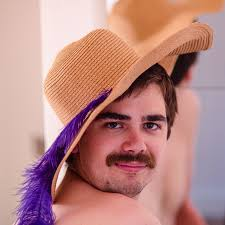
#> input picture images/leno.jpg, 225 x 225 px, found by its file name
$ python ft.py
#> lines starting #> are read from the running program, lines starting #| are printed output that depends on the picture
import skimage.io as io
import matplotlib.pyplot as plt
import scipy.ndimage as ndi
import numpy as np
from mpl_toolkits.mplot3d import Axes3D
from skimage.exposure import equalize_hist,histogram

def main():
    plt.close('all')
    x=np.float64(io.imread('images/leno.jpg'))
    # [4 lines of commented-out code are left out]
    X=np.fft.fft2(x)
    X=np.fft.fftshift(X)
    plt.figure(1)
    plt.subplot(1,3,1)
    plt.imshow(x,clim=[0,255],cmap='gray')
    plt.subplot(1,3,2)
    plt.imshow(np.log(1+np.abs(X)),clim=None,cmap='gray',extent=(-0.5,+0.5,+0.5,-0.5))
    plt.subplot(1,3,3)
    plt.imshow(np.angle(X),clim=None,cmap='gray',extent=(-0.5,+0.5,+0.5,-0.5))

    y_mod=np.fft.ifft2(np.fft.ifftshift(np.abs(X))).real
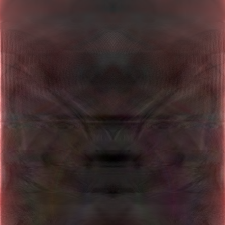
#> y_mod: shape (225, 225, 3) float64; mean of channels 0, 1, 2 187, 133.7, 133.7; drawn with min black and max white
    y_ph=np.fft.ifft2(np.exp(1j*np.fft.ifftshift(np.angle(X)))).real
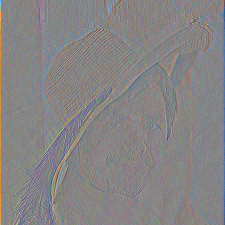
#> y_ph: shape (225, 225, 3) float64; mean of channels 0, 1, 2 0.00437, 0.000149, -7.87e-05; drawn with min black and max white

    # y_mod=equalize_hist(y_mod)
    # y_ph=equalize_hist(y_ph)

    plt.figure(2)
    plt.subplot(1,3,1)
    plt.imshow(x,clim=[0,255],cmap='gray')
    plt.subplot(1,3,2)
    plt.imshow(np.log(1+y_mod),clim=None,cmap='gray')
    plt.subplot(1,3,3)
    plt.imshow(y_ph,clim=None,cmap='gray')

    # [7 lines of commented-out code are left out]

    plt.show()
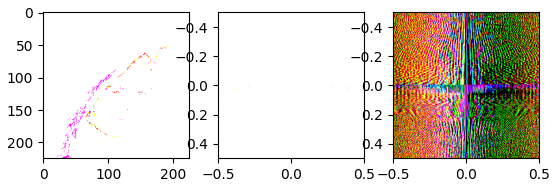
#> figure drawn by matplotlib, 3 panels
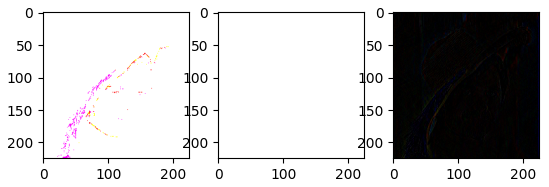
#> figure drawn by matplotlib, 3 panels

if __name__=='__main__':
    main()

$ run again, with images/auto.jpg copied over images/leno.jpg
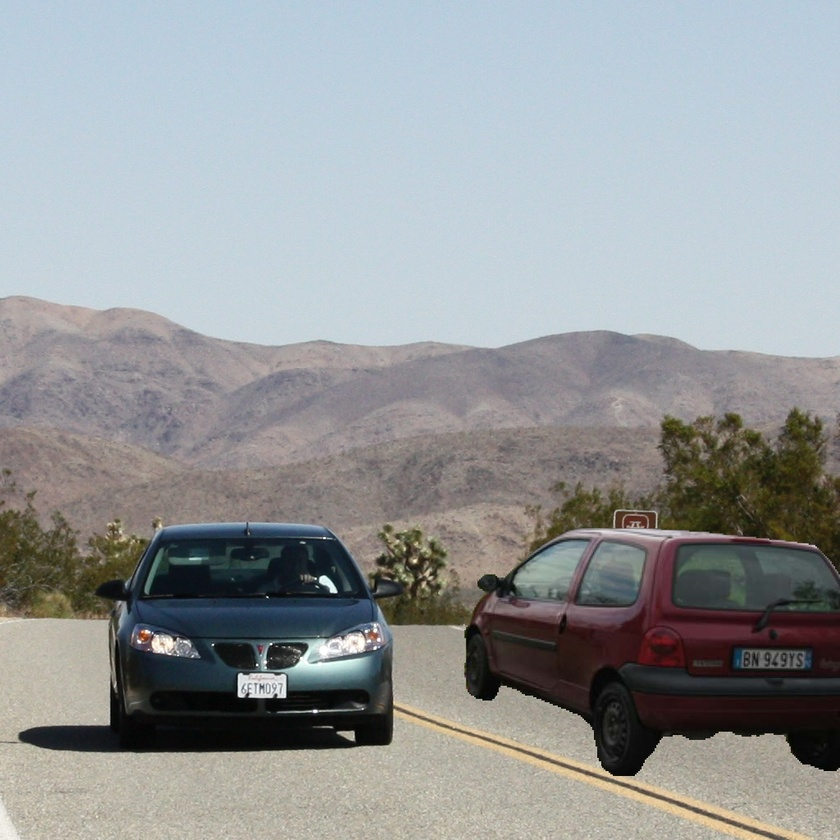
#> input picture images/auto.jpg, 840 x 840 px, shrunk from 1024 x 1024 before the run, found by its file name
#> in main, `y_ph=np.fft.ifft2(np.exp(1j*np.fft.ifftshift(np.angle(X)))).real`:
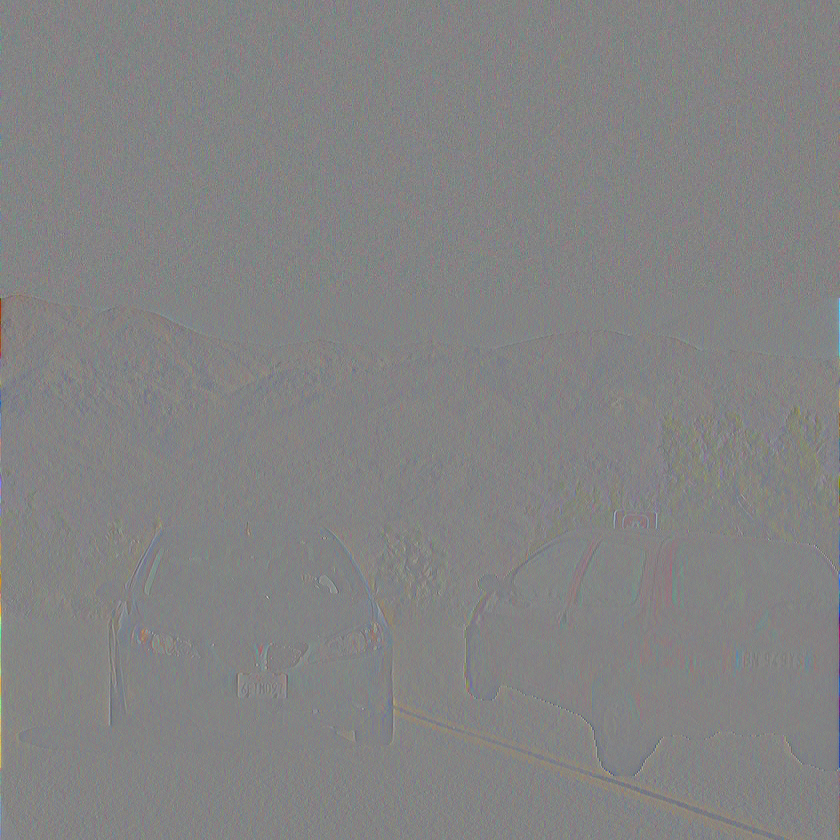
#> y_ph: shape (840, 840, 3) float64; mean of channels 0, 1, 2 0.000375, 0.000421, 0.000394; drawn with min black and max white
#> in main, `plt.show()`:
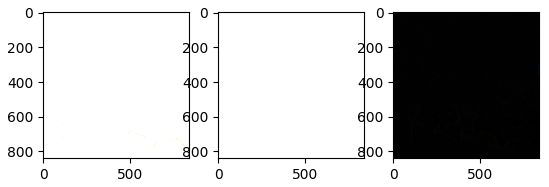
#> figure drawn by matplotlib, 3 panels
